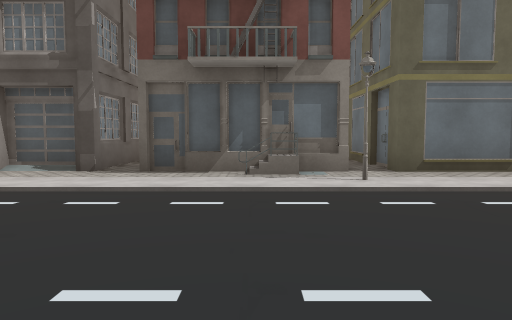
view 1 (above)

15 first-person views from a walk through a Unity game level. The camera is 1.2 m above the floor, tilts 4° down and sees 70° across. The floor is counted in squares, 2 m on a side. Each view is taken from the middle of a square. On the plan, view 1 faces up. The plan holds only what a view shows up to about 10 squares ahead; the rest is blank. The place goes on beyond the plan. The player character is not drawn. Some surface patterns are stand-ins.

view 2
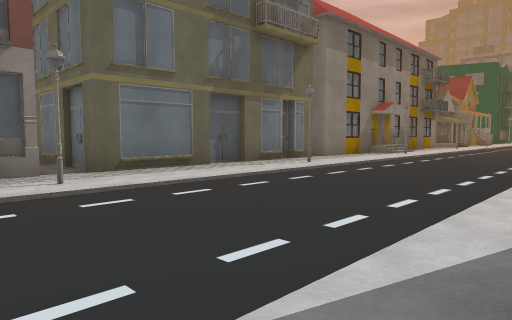

view 3
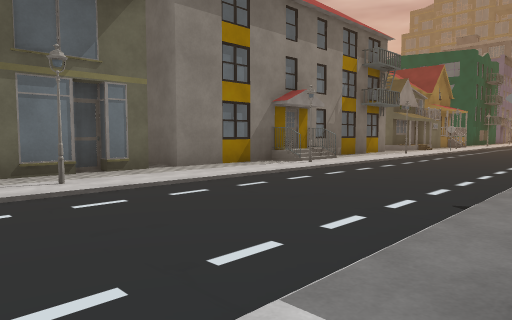

view 4
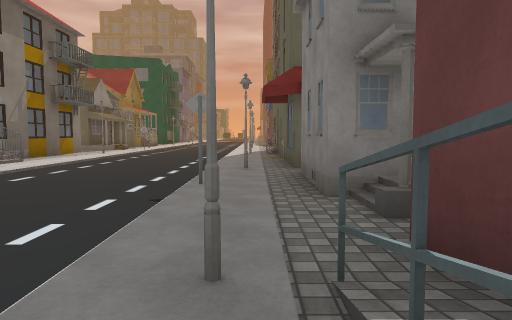

view 5
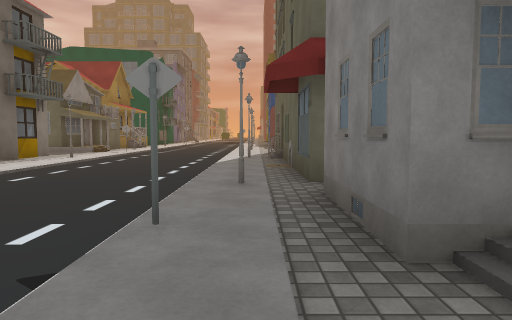

view 6
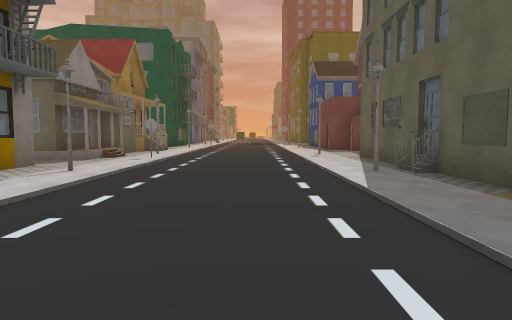

view 7
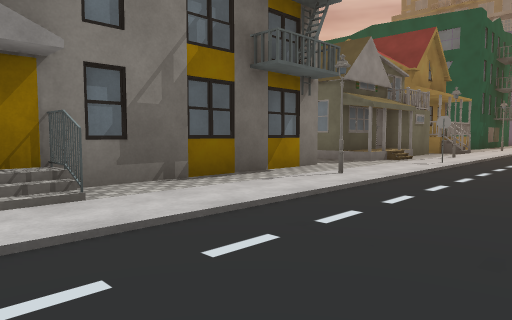

view 8
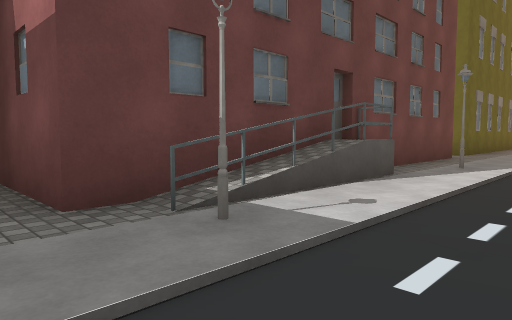

view 9
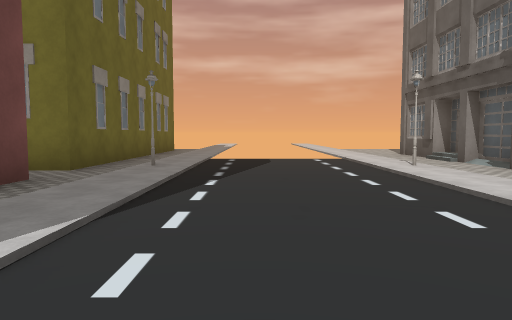

view 10
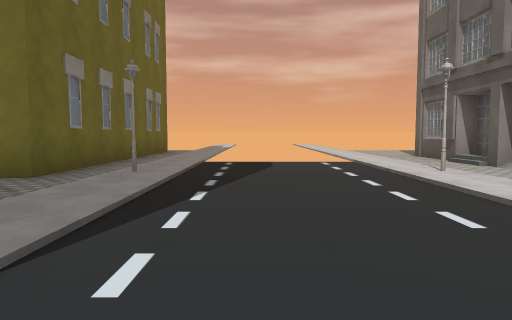

view 11
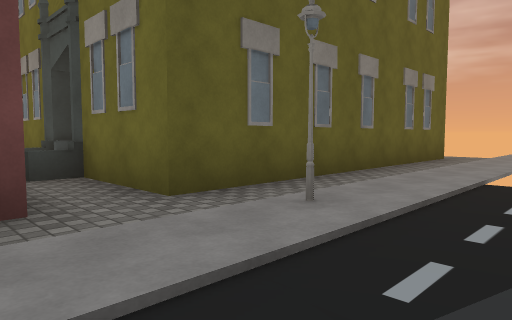

view 12
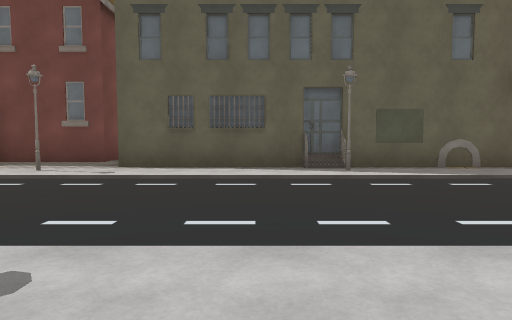

view 13
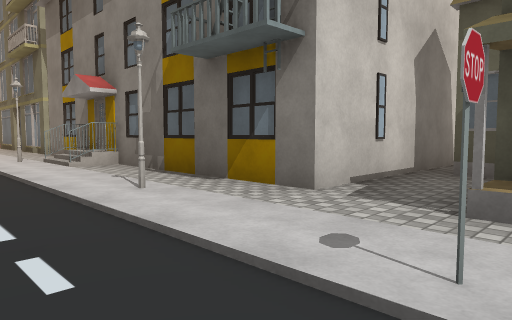

view 14
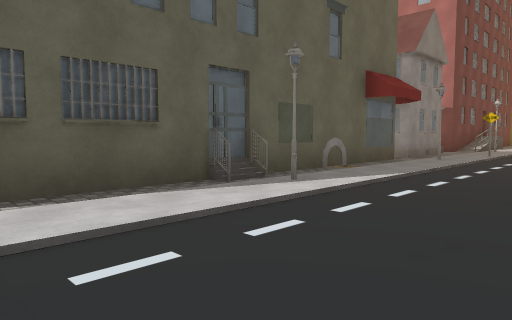

view 15
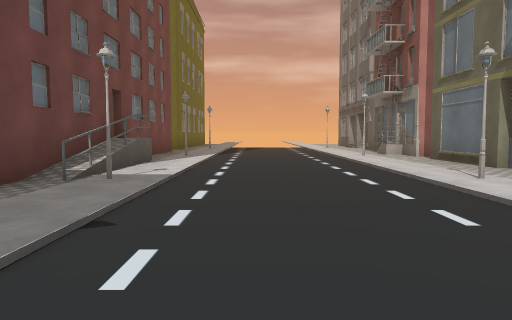

### Floor plan
Key: @ floor where view 1 was taken; # wall or solid block; . floor; / step, stairs or slope; B building; S streetlight; I sign.
Columns run from 11 left of view 1 to 21 right of it. Each row starts with its distance up from view 1.
  9         #    .#              .#
  8         #    .#              ..
  7      ####   #.#######        ..##
  6    ......../B.##.######B#####..B/
  5    .....S...S....S....SS/...S...S
  4       .........................I.
  3       ...........................
  2       ...........................
  1       ..............I............
  0 ........S..@S....S....SS....S...S
 -1 .########.######B##.############.
 -2         #.        #B#
 -3         B.        #
 -4
 -5         #
 -6         #

Where each view was taken, in squares from view 1:
view 1: 0 up, 0 right, facing up
view 2: 0 up, 0 right, facing up-right
view 3: 0 up, 5 right, facing up-right
view 4: 0 up, 5 right, facing right
view 5: 0 up, 7 right, facing right
view 6: 2 up, 11 right, facing right
view 7: 2 up, 12 right, facing up-right
view 8: 2 up, 8 right, facing down-left
view 9: 2 up, 3 right, facing left
view 10: 2 up, 2 right, facing left
view 11: 2 up, 1 left, facing down-left
view 12: 6 up, 18 right, facing down
view 13: 3 up, 20 right, facing up-left
view 14: 3 up, 20 right, facing down-left
view 15: 2 up, 11 right, facing left
